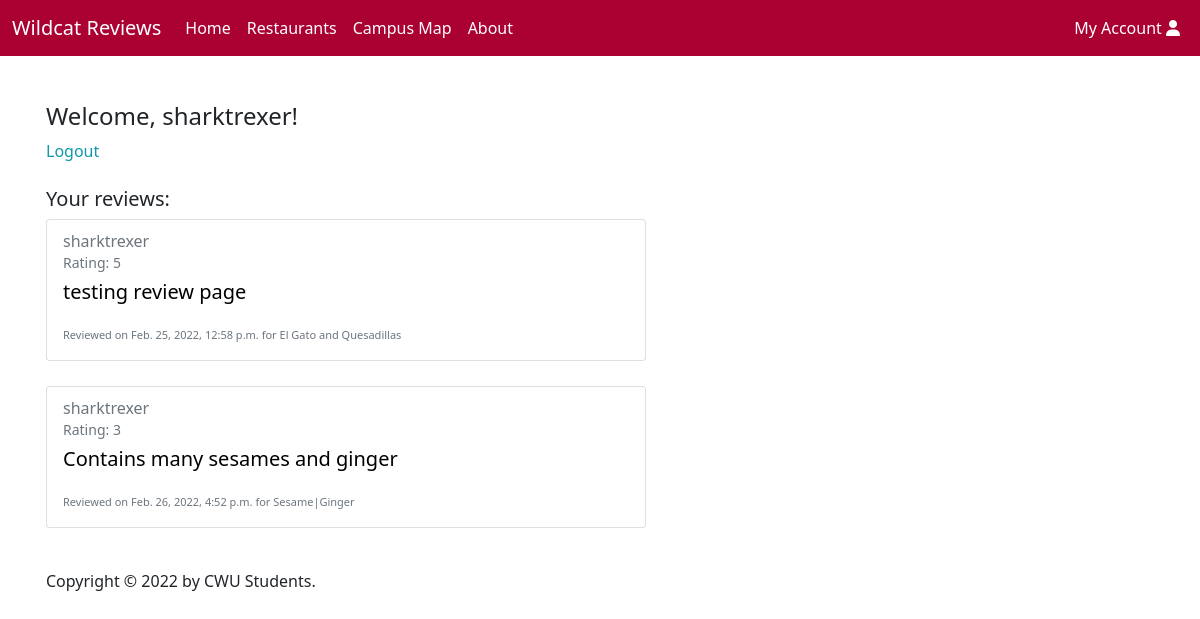
/account/ (signed in), run on the app's committed database.
### reviews/models.py (models this page shows, shortened)
class Review(models.Model):
    resturaunt = models.ForeignKey(Restaurant, on_delete=models.CASCADE, null=True)
    date = models.DateTimeField( auto_now_add=True)
    username = models.CharField(max_length=200, default='user')
    user = models.ForeignKey(User,on_delete=models.CASCADE, null=True)
    text = models.CharField(max_length=3000)
    rating = models.PositiveSmallIntegerField(choices=RATINGS)
    def get_restaurant_name(self):
        return str(self.resturaunt)
    def get_url(self):
        return self.resturaunt.get_absolute_url()

class Restaurant(models.Model):
    name = models.CharField(max_length=200)
    description = models.CharField(max_length=500, default="description")
    location = models.CharField(max_length=200, default="location")
    style = models.CharField(max_length=30, default="Restaurant")
    image_url = models.URLField(max_length = 300, default="", blank=True, null=True)
    tag = models.ManyToManyField(Tag, help_text='tags', blank=True, null=True)
    def __str__(self):
        return self.name
    def get_absolute_url(self):
        return reverse('restaurant-detail', args=[str(self.id)])

### reviews/views.py (the view)
# urls.py: path('account/', views.Account, name='account'),
def Account(request):
    context = {}
    if request.user.is_authenticated:
        userReviews = Review.objects.filter(user=request.user)
        context = {
            'reviews': userReviews
        }
    return render(request, 'reviews/account.html', context)

### reviews/templates/reviews/account.html
{% extends "base_nosearch.html" %}
{% block content %}
<ul class="sidebar-nav">
   {% if user.is_authenticated %}
     <h4>Welcome, {{ user.get_username }}!</h4>
     <li><a href="{% url 'logout'%}?next={{request.path}}">Logout</a></li>
     <br>
     <h5>Your reviews: <h5>
     {% if reviews %}
      {% for review in reviews %}
      <a id="restCard" href="{{ review.get_url }}">
        <div style="padding-bottom: 25px;">
            <div class="card" style="width: 600px;">
              <div class="card-body">
                <h6 class="card-subtitle mb-2 text-muted"> {{ review.username }}</h6>
                <p class="card-subtitle mb-2 text-muted" style="font-size: 14px;">Rating: {{ review.rating }}</p>
                <p class="card-text">{{ review.text }}</p>
                <p class="card-text"><small class="text-muted" style="font-size: 11px;">Reviewed on {{ review.date }} for {{ review.get_restaurant_name}}</small></p>
              </div>
            </div>
        </div>
      </a>
      {% endfor %}
    {% else %}
      <p>No reviews found...
        <a href="{% url 'restaurants'%}">start writing some right now!</a>
      </p>
    {% endif %}
   {% else %}
     <a href="{% url 'login'%}?next={{request.path}}">Login here</a>
     <label> to keep track of all the reviews you submit!</label>
   {% endif %}
  </ul>
  <footer> <p id="copyright">Copyright &copy; 2022 by CWU Students.</p> </footer>
{% endblock %}

### reviews/static/css/style.css (style rules this page uses)
.sidebar-nav { margin-top: 20px; padding: 0; list-style: none; }
body, html { height: 100%; }
a:link { color: #1098ad; text-decoration: none; }
#restCard { color: rgb(0, 0, 0); font-weight: normal; font-style: normal; }
.card { box-shadow: 0 0px 0px 0 rgba(0, 0, 0, 0.2); transition: 0.3s; }
* { box-sizing: border-box; }
#copyright { font-size: 16px; }

### data on the page
Review: username "sharktrexer", rating "5", text "testing review page", date "Feb. 25, 2022, 12:58 p.m.", get_restaurant_name "El Gato and Quesadillas"
Review: username "sharktrexer", rating "3", text "Contains many sesames and ginger", date "Feb. 26, 2022, 4:52 p.m.", get_restaurant_name "Sesame|Ginger"

### other printed values
{{ user.get_username }} "sharktrexer"
